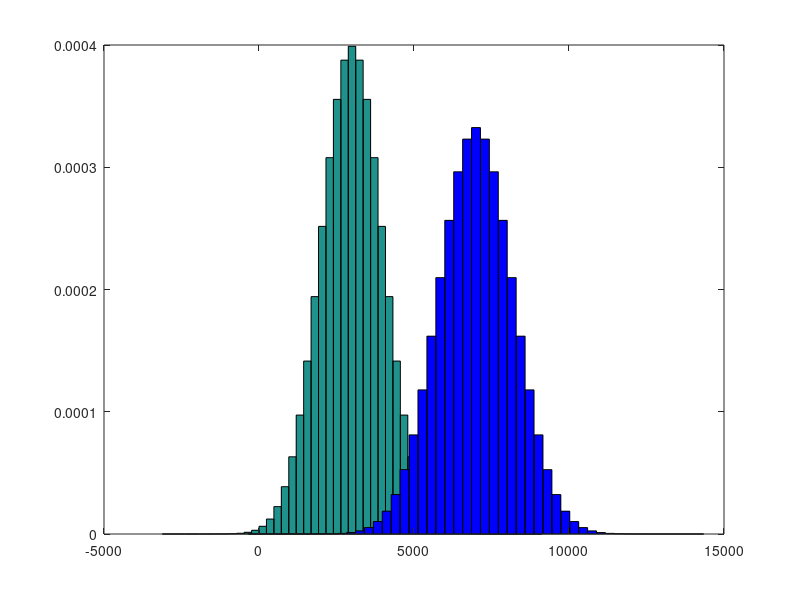

Here is the MATLAB script that generated this plot: (Note: this script raises an error after producing the figure.)
% colours = linspecer(2);
% 
% %mu = (max(x1) - min(x1))/ 2;
% mu = 3000;
% sd = 1000;
% ix = -6*sd+mu:1e-3:6*sd+mu; %covers more than 99% of the curve
% iy = pdf('normal', ix, mu, sd);
% plot(ix,iy, 'color', colours(1,:), 'LineWidth', 2);
% ix = -6*sd+mu:1e-3:6*sd+mu; %covers more than 99% of the curve
% 
% hold on
% 
% %mu = (max(x2) - min(x2))/ 2;
% mu = 7000;
% sd = 1200;
% ix = -3*sd+mu:1e-3:3*sd+mu; %covers more than 99% of the curve
% iy = pdf('normal', ix, mu, sd);
% plot(ix,iy, 'color', colours(2,:), 'LineWidth', 2);
% ix = -3*sd+mu:1e-3:3*sd+mu; %covers more than 99% of the curve
% iy2 = pdf('normal', ix, mu, sd);
% 
% legend({'Genuine scores', 'Imposter scores'});
% xlabel('Matching score');
% ylabel('Probability');
% 
% goodplot;
% dprime(iy, iy2)
% 
% set(gca, 'YLim', [0 4.5e-4])

crimson = [0.6, 0, 0];
nice_blue = [51/255, 153/255, 1];
samples = 50;

mu = 3000;
sd = 1000;
ix = -6*sd+mu:1e-3:6*sd+mu; %covers more than 99% of the curve
iy = pdf('normal', ix, mu, sd);

centreIndices = [1 : int32(length(ix)/samples) : length(ix)]; 
binIndices = [1 : int32(length(iy)/samples) : length(iy)]; 
centreA = ix(centreIndices);
binA = iy(binIndices);


mu2 = 7000;
sd2 = 1200;
ix2 = -6*sd2+mu2:1e-3:6*sd2+mu2; %covers more than 99% of the curve
iy2 = pdf('normal', ix2, mu2, sd2);

%plot_pdf(iy, iy2, 200, 200, '', 'Matching score', 'Frequency', {'Genuine scores', 'Imposter scores'});
centreB = [min(ix2) : length(ix2)/samples : max(ix2)]; 
binB = [min(iy2) : length(iy2)/samples : max(iy2)]; 

centreIndices = [1 : int32(length(ix2)/samples) : length(ix2)]; 
binIndices = [1 : int32(length(iy2)/samples) : length(iy2)]; 
centreB = ix2(centreIndices);
binB = iy2(binIndices);

figure
bar (centreA, binA, 'hist');
hold on
bar (centreB, binB, 'blue', 'hist');
    
ix = [min(ix)-eps ix max(ix)+eps];
iy = [0 iy 0];
ix2 = [min(ix2)-eps ix2 max(ix2)+eps];
iy2 = [0 iy2 0];
    
plot (ix, iy, 'color', crimson, 'linewidth', 2);
hold on
plot (ix2, iy2, 'color', nice_blue, 'linewidth', 2);
    
goodplot();
    
xlabel('Matching score');
ylabel('Frequency');
legend({'Genuine scores', 'Imposter scores'}, 'Location', 'SouthEast');